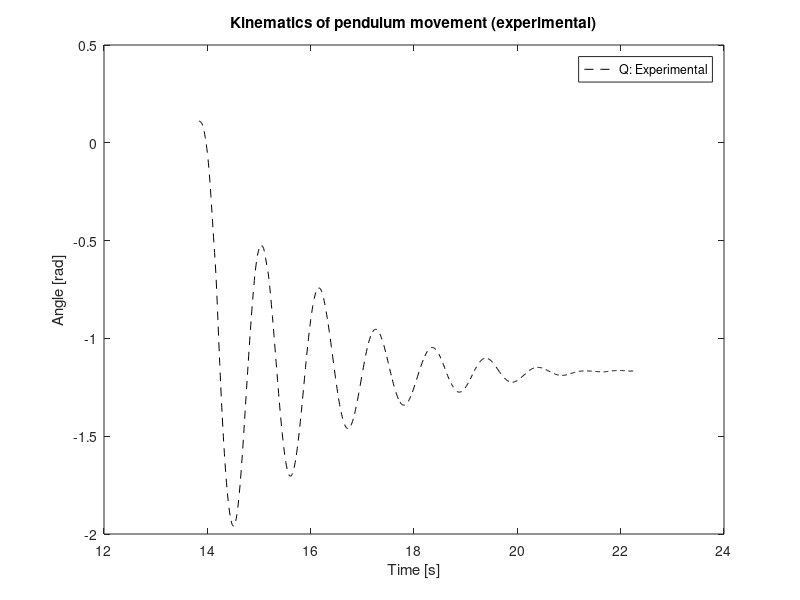

This figure's MATLAB source:
%% Part 1: Pendulum test

% This script contains information about the properties of the shank and
% the measured motion during the pendulum test.

%% pendulum properties
m  = 2.3351;            % mass of the pendulum
lc = 0.2367;            % distance knee - COM tibia
gv = 9.81;              % gravitational constant
RG = lc*0.416;          % Radius of gyration (Winter 2009)
I  = m*RG*RG + m*lc*lc; % Inertia of lower limb +foot

% Torques
Tb = 2;                 % Baseline torque of 2 Nm
B  = 0.2;               % Damping coefficient (Nm s)

%% Experimental data 

% Load matfile with experimental data of the pendulum movement
data  = load('DataPendulum.mat');
q_exp = data.data(:,2)*pi/180;
t_exp = data.data(:,1);


%% Plot figure with measured joint angle as a function of time
figure()
plot(t_exp,q_exp,'--k')
legend({'Q: Experimental'})
xlabel('Time [s]'); 
ylabel('Angle [rad]');
title ('Kinematics of pendulum movement (experimental)')
